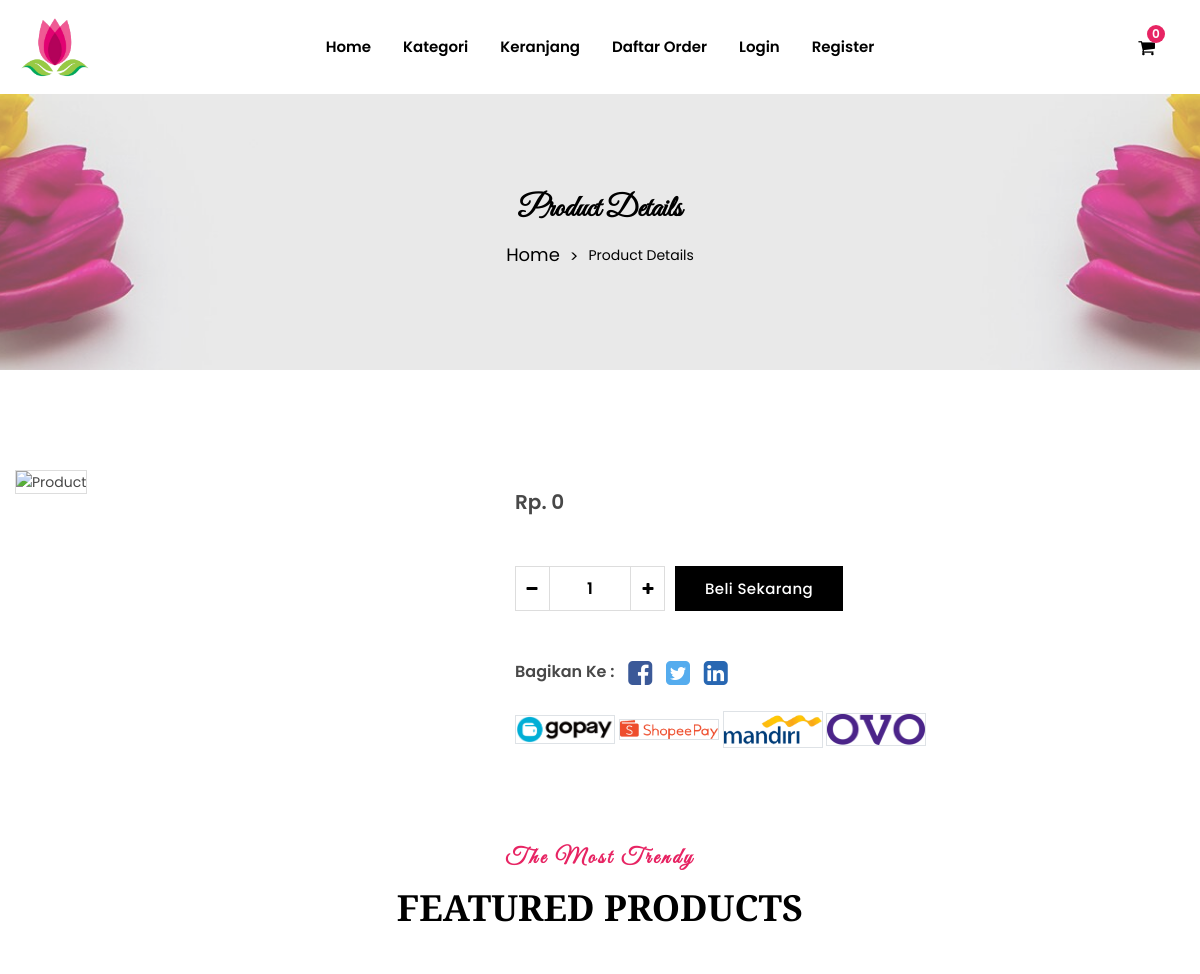
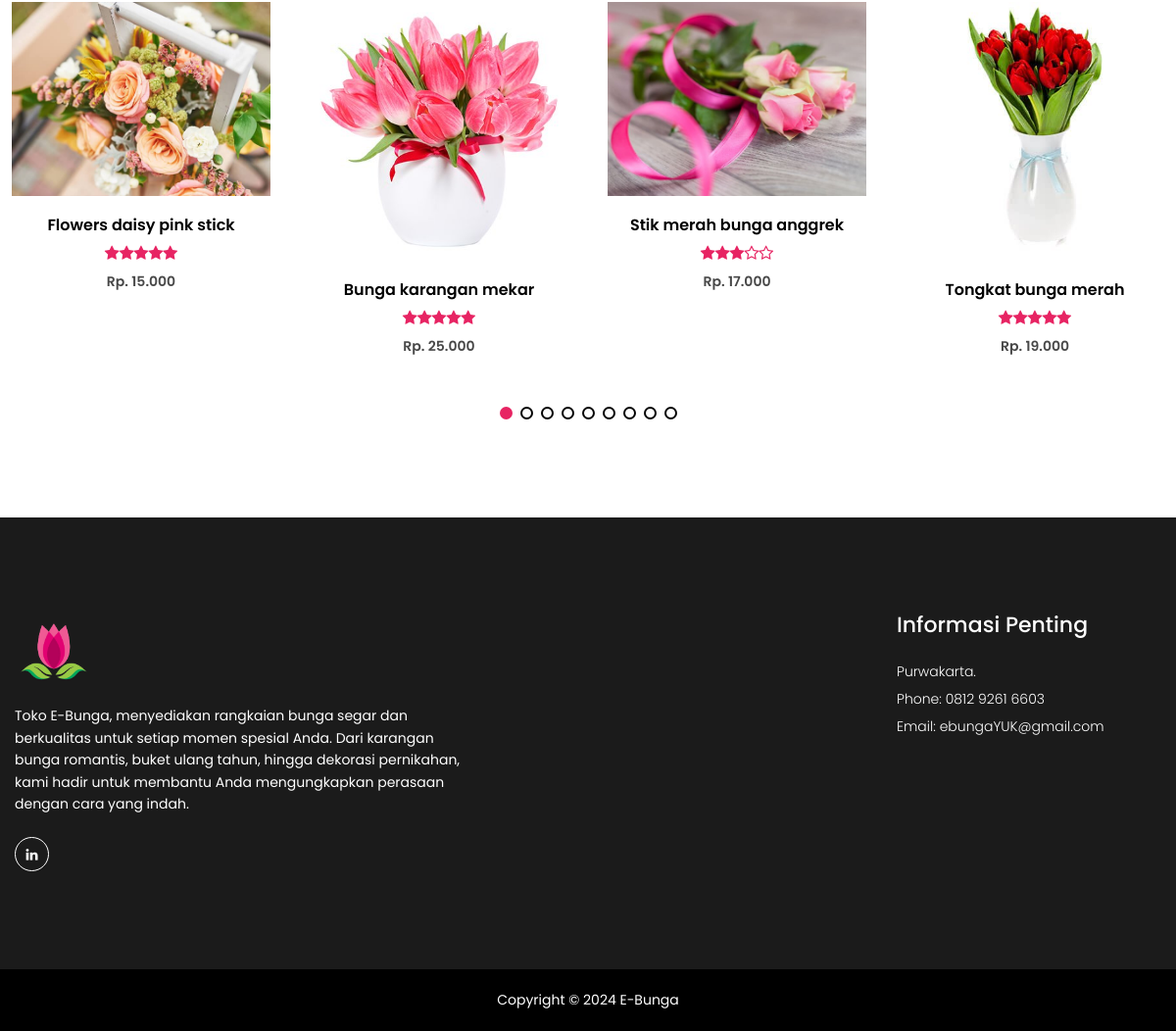
Page /product-details.php on the committed database (2 pictures, top to bottom).
### tables this page shows
CREATE TABLE `pembayaran` (
  `no` int(11) NOT NULL,
  `metode` varchar(25) NOT NULL,
  `norek` varchar(25) NOT NULL,
  `logo` text DEFAULT NULL,
  `an` varchar(150) NOT NULL
);

CREATE TABLE `produk` (
  `idproduk` int(11) NOT NULL,
  `idkategori` int(11) NOT NULL,
  `namaproduk` varchar(30) NOT NULL,
  `gambar` varchar(100) NOT NULL,
  `deskripsi` varchar(200) NOT NULL,
  `rate` int(11) NOT NULL,
  `hargabefore` int(11) NOT NULL,
  `hargaafter` int(11) NOT NULL,
  `tgldibuat` timestamp NOT NULL DEFAULT current_timestamp(),
  `flashsale` varchar(1) NOT NULL DEFAULT '0'
);

### product-details.php (the view, shortened to what this page needs)
<?php
    include "koneksi.php";
    $id = $_GET['id'];
    $query = mysqli_query($conn, "SELECT * FROM produk where idproduk='$id'");
    $p = mysqli_fetch_array($query);
?>
<!doctype html>
<html class="no-js" lang="en">
<head>
    <link rel="stylesheet" href="assets/css/vendor/bootstrap.min.css">
    <link rel="stylesheet" href="assets/css/vendor/font.awesome.min.css">
    <link rel="stylesheet" href="assets/css/vendor/linearicons.min.css">
    <link rel="stylesheet" href="assets/css/plugins/swiper-bundle.min.css">
    <link rel="stylesheet" href="assets/css/plugins/animate.min.css">
    <link rel="stylesheet" href="assets/css/plugins/jquery-ui.min.css">
    <link rel="stylesheet" href="assets/css/plugins/nice-select.min.css">
    <link rel="stylesheet" href="assets/css/plugins/magnific-popup.css">
    <link rel="stylesheet" href="assets/css/style.css">
    <link rel="stylesheet" href="assets/modules/izitoast/css/iziToast.min.css">
</head>
<body>
    <?php include "layout/header.php"; ?>
    <div class="breadcrumbs-area position-relative">
        <div class="container">
            <div class="row">
                <div class="col-12 text-center">
                    <div class="breadcrumb-content position-relative section-content">
                        <h3 class="title-3">Product Details</h3>
                        <ul>
                            <li><a href="index.php">Home</a></li>
                            <li>Product Details</li>
                        </ul>
                    </div>
                </div>
            </div>
        </div>
    </div>
    <div class="single-product-main-area">
        <div class="container container-default custom-area">
            <div class="row">
                <div class="col-lg-5 offset-lg-0 col-md-8 offset-md-2 col-custom">
                    <div class="product-details-img">
                        <div class="single-product-img swiper-container gallery-top popup-gallery">
                            <div class="swiper-wrapper">
                                <div class="swiper-slide">
                                    <a class="w-100" href="<?php echo $p['gambar'] ?>">
                                        <img class="w-100" src="<?php echo $p['gambar'] ?>" alt="Product">
                                    </a>
                                </div>
                            </div>
                        </div>
                    </div>
                </div>
                <div class="col-lg-7 col-custom">
                    <div class="product-summery position-relative">
                        <div class="price-box mb-2">
                            <?php if($p['flashsale'] == 1) {?>
                            <span class="regular-price">Rp. <?php echo number_format($p['hargaafter'], 0,',','.') ?></span>
                            <span class="old-price"><del>Rp. <?php echo number_format($p['hargabefore'], 0,',','.') ?></del></span>
                            <?php } else { ?>
                            <span class="regular-price">Rp. <?php echo number_format($p['hargabefore'], 0,',','.') ?></span>
                            <?php } ?>
                        </div>
                        <form method="POST" action="" class="quantity-with_btn mb-5">
                            <div class="quantity">
                                <div class="cart-plus-minus">
                                    <input class="cart-plus-minus-box" name="tambahjumlah" min="1" value="1" type="number">
                                    <div class="dec qtybutton">-</div>
                                    <div class="inc qtybutton">+</div>
                                </div>
                            </div>
                            <div class="add-to_cart">
                                <?php if(isset($_SESSION['id'])) { ?>
                                <button type="submit" class="btn product-cart button-icon flosun-button dark-btn">Beli Sekarang</button>
                                <?php } else { ?>
                                <a href="login.php" class="btn product-cart button-icon flosun-button dark-btn">Beli Sekarang</a>
                                <?php } ?>
                            </div>
                        </form>
                        <div class="social-share mb-4">
                            <span>Bagikan Ke :</span>
                            <a target="_blank" href="https://facebook.com/"><i class="fa fa-facebook-square facebook-color"></i></a>
                            <a target="_blank" href="https://x.com/"><i class="fa fa-twitter-square twitter-color"></i></a>
                            <a target="_blank" href="https://id.linkedin.com/"><i class="fa fa-linkedin-square linkedin-color"></i></a>
                        </div>
                        <div class="payment">
                            <?php
                                $query = mysqli_query($conn, "SELECT * from pembayaran order by no ASC");
                                while($p = mysqli_fetch_array($query)) {
                            ?>
                            <img class="border" src="<?php echo $p['logo'] ?>" width="100" alt="E-BUNGA">
                            <?php } ?>
                        </div>
                    </div>
                </div>
            </div>
        </div>
    </div>
    <div class="product-area mt-text-3">
        <div class="container custom-area-2 overflow-hidden">
            <div class="row">
                <div class="col-12 col-custom">
                    <div class="section-title text-center mb-30">
                        <span class="section-title-1">The Most Trendy</span>
                        <h3 class="section-title-3">Featured Products</h3>
                    </div>
                </div>
            </div>
            <div class="row product-row">
                <div class="col-12 col-custom">
                    <div class="product-slider swiper-container anime-element-multi">
                        <div class="swiper-wrapper">
                        <?php
                                $query = mysqli_query($conn, "SELECT * from produk where flashsale='0'");
                                while($p = mysqli_fetch_array($query)) {
                                if($p['rate'] == 5) { $rateda = '<i class="fa fa-star"></i><i class="fa fa-star"></i><i class="fa fa-star"></i><i class="fa fa-star"></i><i class="fa fa-star"></i>'; }
                                elseif($p['rate'] == 4) { $rateda = '<i class="fa fa-star"></i><i class="fa fa-star"></i><i class="fa fa-star"></i><i class="fa fa-star"></i><i class="fa fa-star-o"></i>'; }
                                elseif($p['rate'] == 3) { $rateda = '<i class="fa fa-star"></i><i class="fa fa-star"></i><i class="fa fa-star"></i><i class="fa fa-star-o"></i><i class="fa fa-star-o"></i>'; }
                                elseif($p['rate'] == 2) { $rateda = '<i class="fa fa-star"></i><i class="fa fa-star"></i><i class="fa fa-star-o"></i><i class="fa fa-star-o"></i><i class="fa fa-star-o"></i>'; }
                                elseif($p['rate'] == 1) { $rateda = '<i class="fa fa-star"></i><i class="fa fa-star-o"></i><i class="fa fa-star-o"></i><i class="fa fa-star-o"></i><i class="fa fa-star-o"></i>'; }
                            ?>
                            <div class="single-item swiper-slide">
                                <div class="single-product position-relative mb-30">
                                    <div class="product-image">
                                        <a class="d-block" href="product-details.php?id=<?php echo $p['idproduk'] ?>">
                                            <img src="<?php echo $p['gambar'] ?>" alt="" class="product-image-1 w-100">
                                        </a>
                                    </div>
                                    <div class="product-content">
                                        <div class="product-title">
                                            <h4 class="title-2"> <a href="product-details.php?id=<?php echo $p['idproduk'] ?>"><?php echo $p['namaproduk'] ?></a></h4>
                                        </div>
                                        <div class="product-rating">
                                            <?php echo $rateda ?>
                                        </div>
                                        <div class="price-box">
                                            <span class="regular-price ">Rp. <?php echo number_format($p['hargabefore'], 0,',','.') ?></span>
                                        </div>
                                    </div>
                                </div>
                            </div>
                            <?php } ?>
                        </div>
                        <div class="swiper-pagination default-pagination"></div>
                    </div>
                </div>
            </div>
        </div>
    </div>
    <?php include "layout/footer.php"; ?>
</body>
</html>

### rows in the picture
pembayaran: logo (picture)
pembayaran: logo (picture)
pembayaran: logo (picture)
pembayaran: logo (picture)
produk: gambar (picture), namaproduk "Flowers daisy pink stick", rate 5 (drawn), hargabefore "15.000"
produk: gambar (picture), namaproduk "Bunga karangan mekar", rate 5 (drawn), hargabefore "25.000"
produk: gambar (picture), namaproduk "Stik merah bunga anggrek", rate 3 (drawn), hargabefore "17.000"
produk: gambar (picture), namaproduk "Tongkat bunga merah", rate 5 (drawn), hargabefore "19.000"

### other values in the picture
$jum_cart "0"
$p['hargabefore'] "0"
